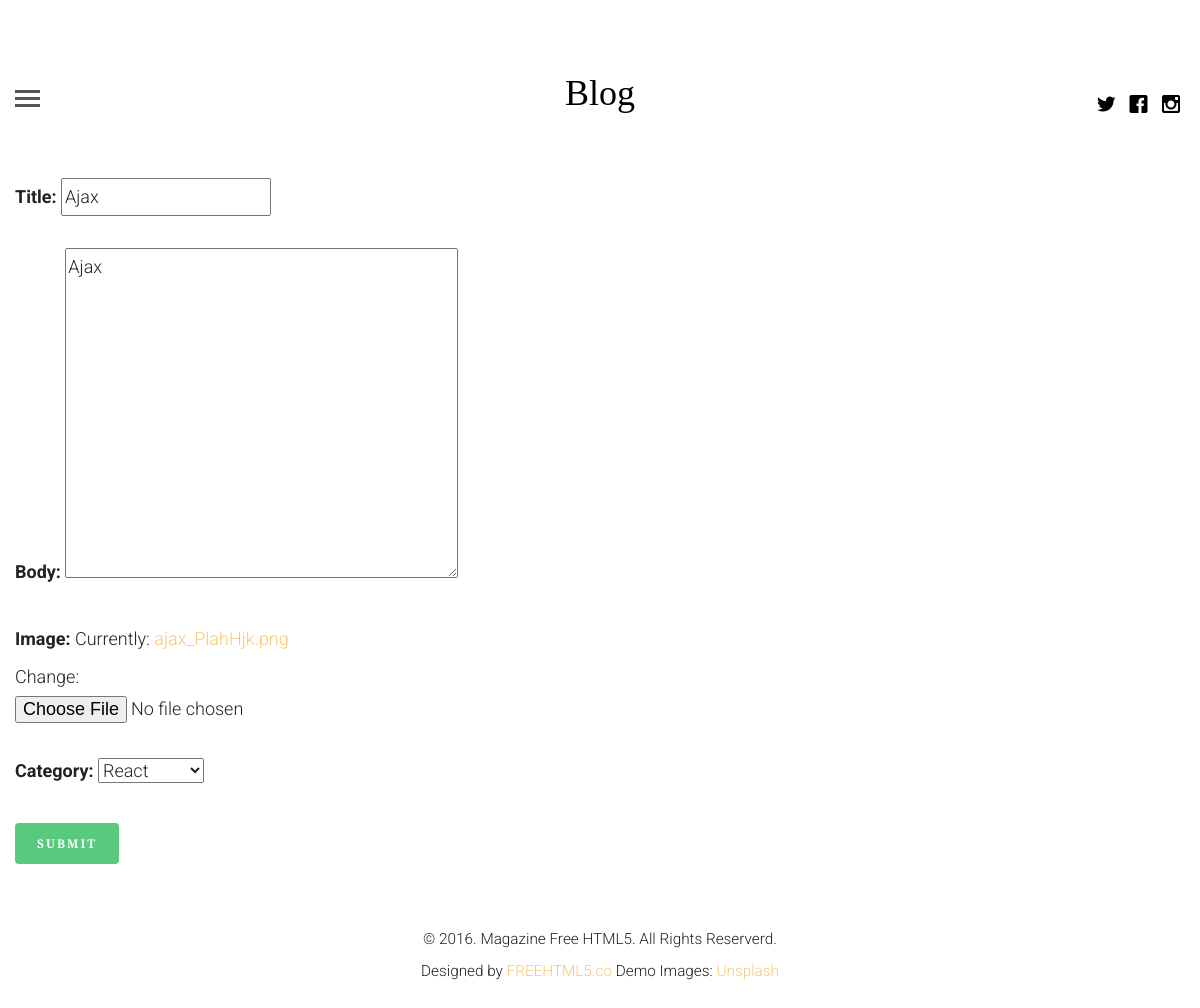
The app's page /update/7 (signed in), older data.
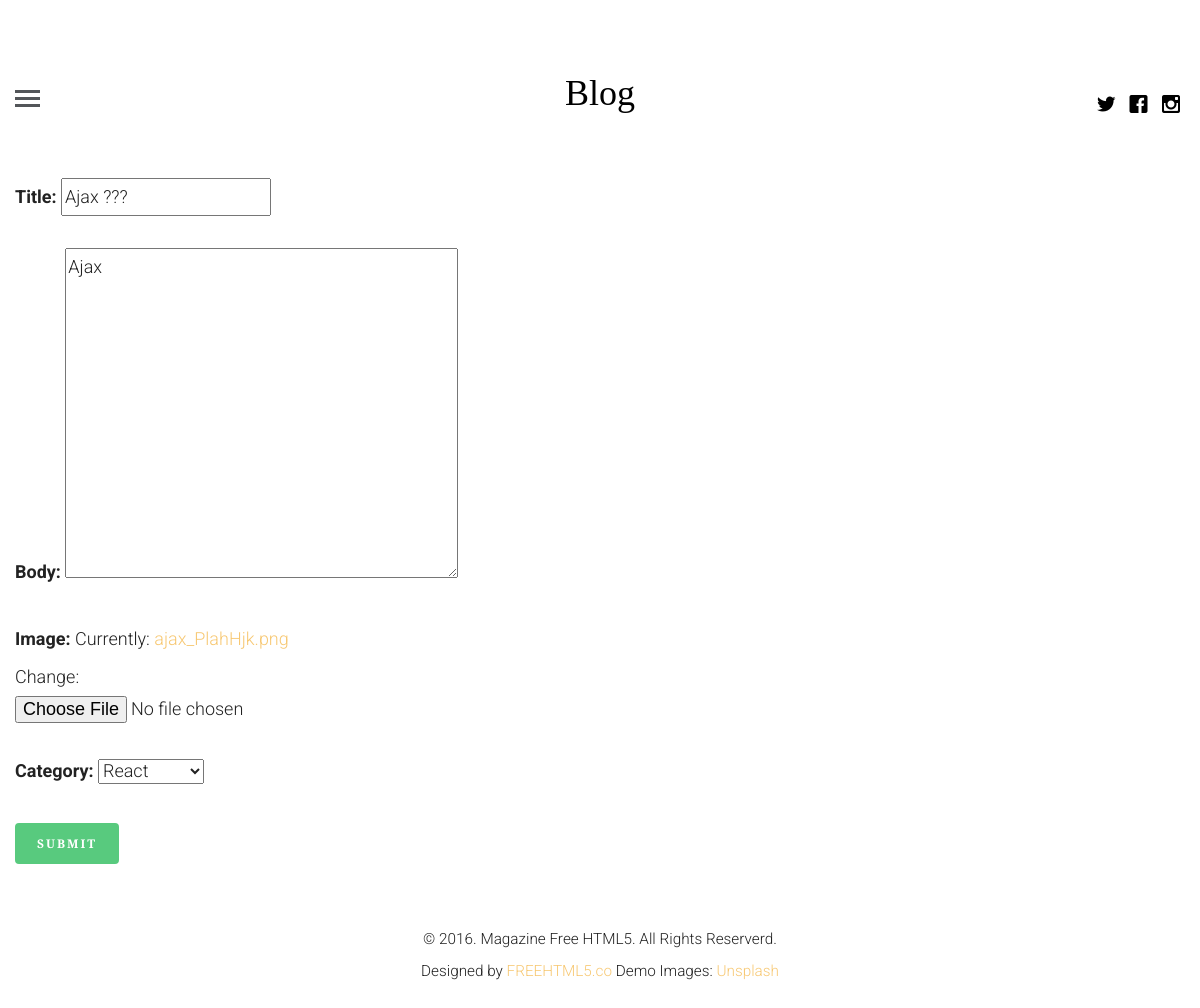
The same page, newer data.
### BlogApp/models.py (models this page shows, shortened)
class article(models.Model):
    article_author = models.ForeignKey(author, on_delete=models.CASCADE)
    title = models.CharField(max_length=200)
    body = RichTextUploadingField()
    image = models.FileField()
    publish_date = models.DateTimeField(auto_now=False, auto_now_add=True)
    update_date = models.DateTimeField(auto_now=True, auto_now_add=False)
    category = models.ForeignKey(category, on_delete=models.CASCADE)

### BlogApp/views.py (the view)
# urls.py: path('update/<int:id>', views.updateView, name="update"),
def updateView(request, id):
    if request.user.is_authenticated:
        u = get_object_or_404(author, name=request.user.id)
        post = get_object_or_404(article, id=id)
        form = createForm(request.POST or None, request.FILES or None, instance=post)
        if form.is_valid():
            instance = form.save(commit=False)
            instance.article_author = u
            instance.save()
            messages.success(request, 'Article updated successfully !!')
            return redirect('user')
        return render(request,'create.html',{'form':form})
    else:
        return redirect('login')

### BlogApp/forms.py
class createForm(forms.ModelForm):
    class Meta:
        model=article
        fields=[
            'title',
            'body',
            'image',
            'category',
        ]

### BlogApp/models.py (called while the page is built)
    def __str__(self):
        return self.name

### templates/create.html (shortened to what this page needs)
{% extends 'base.html' %}
{% load static %}
{% block content %}
<div class="container-fluid">
    <form action="" method="POST" enctype="multipart/form-data">
        {{ form.as_p }}
        <button class="btn btn-success">Submit</button>
    </form>
</div>
{% endblock %}

Row changes from the older to the newer data that the page shows:
changed article "Ajax": title "Ajax" → "Ajax ???"
